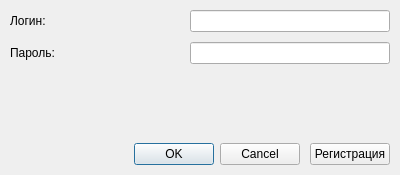
<?xml version="1.0" encoding="UTF-8"?>
<ui version="4.0">
 <class>LoginForm</class>
 <widget class="QWidget" name="LoginForm">
  <property name="geometry">
   <rect>
    <x>0</x>
    <y>0</y>
    <width>400</width>
    <height>175</height>
   </rect>
  </property>
  <property name="windowTitle">
   <string>Form</string>
  </property>
  <layout class="QVBoxLayout" name="verticalLayout_2">
   <property name="spacing">
    <number>10</number>
   </property>
   <property name="leftMargin">
    <number>10</number>
   </property>
   <property name="topMargin">
    <number>10</number>
   </property>
   <property name="rightMargin">
    <number>10</number>
   </property>
   <property name="bottomMargin">
    <number>10</number>
   </property>
   <item>
    <layout class="QVBoxLayout" name="verticalLayout">
     <property name="spacing">
      <number>10</number>
     </property>
     <item>
      <layout class="QFormLayout" name="formLayout">
       <item row="0" column="0">
        <widget class="QLabel" name="label">
         <property name="minimumSize">
          <size>
           <width>170</width>
           <height>0</height>
          </size>
         </property>
         <property name="text">
          <string>Логин:</string>
         </property>
        </widget>
       </item>
       <item row="0" column="1">
        <widget class="QLineEdit" name="loginEdit"/>
       </item>
       <item row="1" column="0">
        <widget class="QLabel" name="label_2">
         <property name="text">
          <string>Пароль:</string>
         </property>
        </widget>
       </item>
       <item row="1" column="1">
        <widget class="QLineEdit" name="passwordEdit">
         <property name="enabled">
          <bool>true</bool>
         </property>
         <property name="echoMode">
          <enum>QLineEdit::Password</enum>
         </property>
        </widget>
       </item>
      </layout>
     </item>
     <item>
      <spacer name="verticalSpacer">
       <property name="orientation">
        <enum>Qt::Vertical</enum>
       </property>
       <property name="sizeHint" stdset="0">
        <size>
         <width>20</width>
         <height>40</height>
        </size>
       </property>
      </spacer>
     </item>
     <item>
      <layout class="QHBoxLayout" name="horizontalLayout" stretch="1,0">
       <item>
        <widget class="QDialogButtonBox" name="buttonBox">
         <property name="standardButtons">
          <set>QDialogButtonBox::Cancel|QDialogButtonBox::Ok</set>
         </property>
        </widget>
       </item>
       <item>
        <widget class="QPushButton" name="registrationPushButton">
         <property name="text">
          <string>Регистрация</string>
         </property>
        </widget>
       </item>
      </layout>
     </item>
    </layout>
   </item>
  </layout>
 </widget>
 <resources/>
 <connections/>
</ui>
